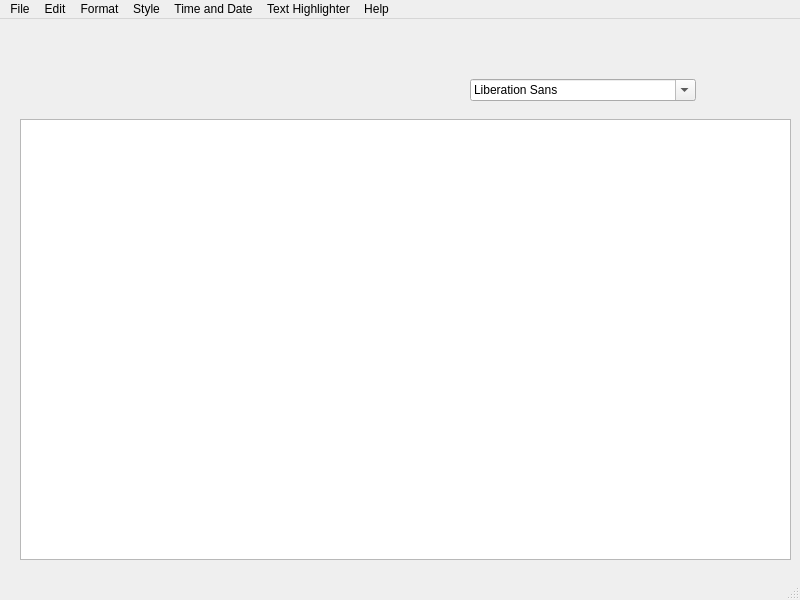
<?xml version="1.0" encoding="UTF-8"?>
<ui version="4.0">
 <class>MainWindow</class>
 <widget class="QMainWindow" name="MainWindow">
  <property name="geometry">
   <rect>
    <x>0</x>
    <y>0</y>
    <width>800</width>
    <height>600</height>
   </rect>
  </property>
  <property name="windowTitle">
   <string>MainWindow</string>
  </property>
  <widget class="QWidget" name="centralwidget">
   <widget class="QFontComboBox" name="fontComboBox">
    <property name="geometry">
     <rect>
      <x>470</x>
      <y>60</y>
      <width>226</width>
      <height>22</height>
     </rect>
    </property>
   </widget>
   <widget class="QTextEdit" name="textEdit">
    <property name="geometry">
     <rect>
      <x>20</x>
      <y>100</y>
      <width>771</width>
      <height>441</height>
     </rect>
    </property>
   </widget>
  </widget>
  <widget class="QStatusBar" name="statusbar"/>
  <widget class="QMenuBar" name="menubar">
   <property name="geometry">
    <rect>
     <x>0</x>
     <y>0</y>
     <width>800</width>
     <height>26</height>
    </rect>
   </property>
   <widget class="QMenu" name="menuFile">
    <property name="title">
     <string>File</string>
    </property>
    <addaction name="actionOpen"/>
    <addaction name="actionNew"/>
    <addaction name="actionSave"/>
    <addaction name="actionSave_as"/>
    <addaction name="separator"/>
    <addaction name="actionPrint"/>
    <addaction name="actionPrint_Preview"/>
    <addaction name="actionExport"/>
    <addaction name="actionExit"/>
   </widget>
   <widget class="QMenu" name="menuEdit">
    <property name="title">
     <string>Edit</string>
    </property>
    <addaction name="actionCopy"/>
    <addaction name="actionCopy_Paste"/>
    <addaction name="separator"/>
    <addaction name="actionUndo"/>
    <addaction name="actionRedo"/>
   </widget>
   <widget class="QMenu" name="menuFormat">
    <property name="title">
     <string>Format</string>
    </property>
    <addaction name="actionFont"/>
    <addaction name="actionColor"/>
   </widget>
   <widget class="QMenu" name="menuStyle">
    <property name="title">
     <string>Style</string>
    </property>
    <addaction name="actionBold"/>
    <addaction name="actionItalic"/>
    <addaction name="actionUnderline"/>
    <addaction name="separator"/>
    <addaction name="actionLeft"/>
    <addaction name="actionCenter"/>
    <addaction name="actionRight"/>
    <addaction name="actionType_Name"/>
    <addaction name="actionJusstify"/>
   </widget>
   <widget class="QMenu" name="menuTime_and_Date">
    <property name="title">
     <string>Time and Date</string>
    </property>
    <addaction name="actionTime"/>
    <addaction name="actionDate"/>
   </widget>
   <widget class="QMenu" name="menuText_Highliter">
    <property name="title">
     <string>Text Highlighter</string>
    </property>
    <addaction name="actionText_Highlite"/>
   </widget>
   <widget class="QMenu" name="menuHelp">
    <property name="title">
     <string>Help</string>
    </property>
    <addaction name="actionAbout"/>
    <addaction name="actionAbou_Qt"/>
   </widget>
   <addaction name="menuFile"/>
   <addaction name="menuEdit"/>
   <addaction name="menuFormat"/>
   <addaction name="menuStyle"/>
   <addaction name="menuTime_and_Date"/>
   <addaction name="menuText_Highliter"/>
   <addaction name="menuHelp"/>
  </widget>
  <action name="actionOpen">
   <property name="text">
    <string>Open</string>
   </property>
  </action>
  <action name="actionNew">
   <property name="text">
    <string>New</string>
   </property>
  </action>
  <action name="actionSave">
   <property name="text">
    <string>Save</string>
   </property>
  </action>
  <action name="actionSave_as">
   <property name="text">
    <string>Save as</string>
   </property>
  </action>
  <action name="actionPrint">
   <property name="text">
    <string>Print</string>
   </property>
  </action>
  <action name="actionPrint_Preview">
   <property name="text">
    <string>Print Preview</string>
   </property>
  </action>
  <action name="actionExport">
   <property name="text">
    <string>Export PDF</string>
   </property>
  </action>
  <action name="actionExit">
   <property name="text">
    <string>Exit</string>
   </property>
  </action>
  <action name="actionCopy">
   <property name="text">
    <string>Copy</string>
   </property>
  </action>
  <action name="actionCopy_Paste">
   <property name="text">
    <string> Paste</string>
   </property>
  </action>
  <action name="actionUndo">
   <property name="text">
    <string>Undo</string>
   </property>
  </action>
  <action name="actionRedo">
   <property name="text">
    <string>Redo</string>
   </property>
  </action>
  <action name="actionFont">
   <property name="text">
    <string>Font</string>
   </property>
  </action>
  <action name="actionColor">
   <property name="text">
    <string>Color</string>
   </property>
  </action>
  <action name="actionBold">
   <property name="text">
    <string>Bold</string>
   </property>
  </action>
  <action name="actionItalic">
   <property name="text">
    <string>Italic</string>
   </property>
  </action>
  <action name="actionLeft">
   <property name="text">
    <string>Left</string>
   </property>
  </action>
  <action name="actionCenter">
   <property name="text">
    <string>Center</string>
   </property>
  </action>
  <action name="actionRight">
   <property name="text">
    <string>Right</string>
   </property>
  </action>
  <action name="actionType_Name">
   <property name="text">
    <string>Type Name</string>
   </property>
  </action>
  <action name="actionJusstify">
   <property name="text">
    <string>Justify</string>
   </property>
  </action>
  <action name="actionTime">
   <property name="text">
    <string>Time</string>
   </property>
  </action>
  <action name="actionDate">
   <property name="text">
    <string>Date</string>
   </property>
  </action>
  <action name="actionText_Highlite">
   <property name="text">
    <string>Text Highlighte</string>
   </property>
  </action>
  <action name="actionAbout">
   <property name="text">
    <string>About</string>
   </property>
  </action>
  <action name="actionAbou_Qt">
   <property name="text">
    <string>Abou Qt</string>
   </property>
  </action>
  <action name="actionUnderline">
   <property name="text">
    <string>Underline</string>
   </property>
  </action>
 </widget>
 <resources/>
 <connections/>
</ui>
